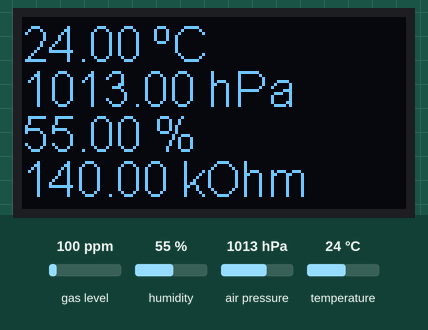
A sketch run on a simulated ESP8266 (NodeMCU). Shown: 128×64 one-colour display. Inputs (shaded band) come from the test bench; at power-on: gas level 100 ppm, humidity 55 %, air pressure 1013 hPa, temperature 24 °C. What the sketch prints to the serial monitor is not drawn.

Above: at 10.9 s.
11.0 s: gas level set to 20 ppm
18.5 s: humidity set to 22 %
At 20.9 s:
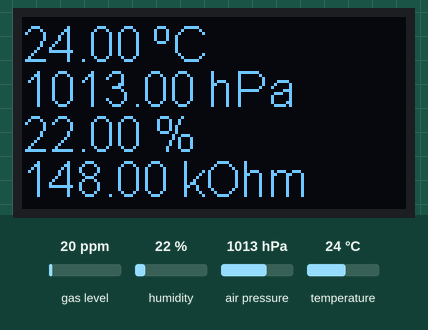
26.0 s: air pressure set to 952 hPa
At 30.9 s:
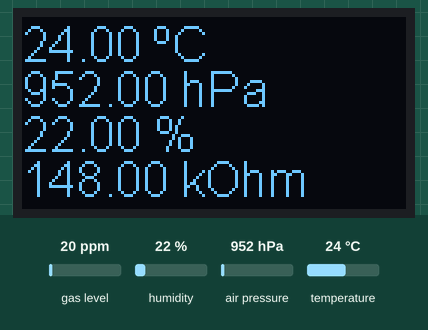
33.5 s: temperature set to 12 °C
At 35.9 s:
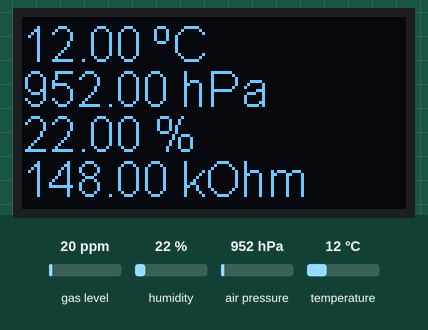
41.0 s: gas level set to 250 ppm
At 45.9 s:
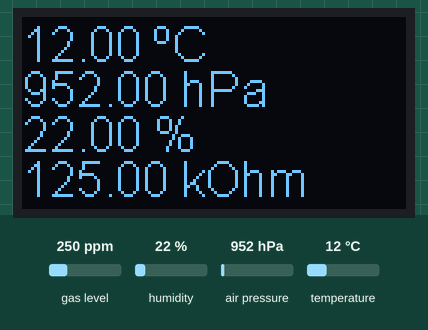
Timing chart, 0 to 47.4 s (numbered marks = the images above; inputs shaded):
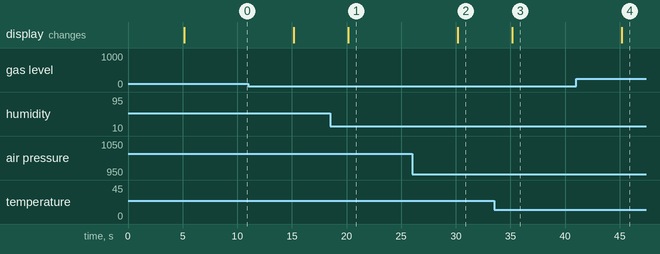

Measured:
- after the input at 18.5 s, the display: changes after 1.7 s (image 1)
- after the input at 26.0 s, the display: changes after 4.2 s (image 2)
- after the input at 33.5 s, the display: changes after 1.7 s (image 3)
- after the input at 41.0 s, the display: changes after 4.2 s (image 4)

The sketch:

BME680_IIC_OLED.ino
```cpp
/*
 * BME680 with Adafruit library
 */
#include <Wire.h>
#include <SPI.h>

/*
 * Adafruit libraries
 */
#include <Adafruit_Sensor.h>
#include "Adafruit_BME680.h"

/*
 * OLED library
 */
#include "SSD1306Wire.h"
SSD1306Wire display(0x3c, SDA, SCL);

/*
 * Prototypes
 */
void PrintValues(void);
void DisplayValues(void);

/*
 * BME680 Instance
 */
Adafruit_BME680 bme;

const long interval = 5000; /* ms */
unsigned long previousMillis = 0;

/*
 * Entry point
 */
void setup(void){

  Serial.begin(115200);
  Serial.println(F("Starting..."));
  Serial.println(F("BME680"));

  if (!bme.begin())
  {
      Serial.println(F("Could not find a valid BME680 sensor, check wiring!"));
      while (1)
          ;
  }

  // Set up oversampling and filter initialization
  bme.setTemperatureOversampling(BME680_OS_8X);
  bme.setHumidityOversampling(BME680_OS_2X);
  bme.setPressureOversampling(BME680_OS_4X);
  bme.setIIRFilterSize(BME680_FILTER_SIZE_3);
  bme.setGasHeater(320, 150); // 320*C for 150 ms

  display.init();
  display.flipScreenVertically();
  display.setFont( ArialMT_Plain_16 );
  display.clear();
  display.display();
}

/*
 * endles loop
 */
void loop(void){

  unsigned long currentMillis  = millis();

  /*
   *  Check if timer expired
   */
  if (currentMillis - previousMillis >= interval) {
      previousMillis = currentMillis;

    /*
     * Start measuring
     */
    unsigned long endTime = bme.beginReading();

    if (endTime == 0) {
      Serial.println(F("Failed to begin reading :("));
      return;
    }

    if (!bme.endReading()) {
      Serial.println(F("Failed to complete reading :("));
      return;
    }

    DisplayValues();
    PrintValues();
  }
}

/*
 * Output to serial interface
 */
void PrintValues(void){
  Serial.print(F("Temperature = "));
  Serial.print(bme.temperature);
  Serial.println(F(" *C"));

  Serial.print(F("Pressure = "));
  Serial.print(bme.pressure / 100.0);
  Serial.println(F(" hPa"));

  Serial.print(F("Humidity = "));
  Serial.print(bme.humidity);
  Serial.println(F(" %"));

  Serial.print(F("Gas = "));
  Serial.print(bme.gas_resistance / 1000.0);
  Serial.println(F(" kOhms"));
}

/*
 * Output to OLED display
 */
void DisplayValues(void){

  display.clear();
  String tempString;

  display.setFont( ArialMT_Plain_16 );
  tempString = String( bme.temperature, 2 ) + " ºC";
  display.drawString( 0, 0, tempString );

  tempString = String( bme.pressure/100.0, 2 ) + " hPa";
  display.drawString( 0, 15, tempString );

  tempString = String( bme.humidity, 2 ) + " %";
  display.drawString( 0, 30, tempString );

  tempString = String( bme.gas_resistance / 1000.0, 2 ) + " kOhm";
  display.drawString( 0, 45, tempString );

  display.display();
}
```
